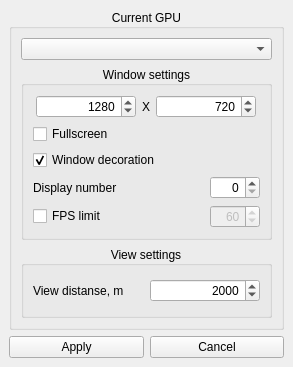
<?xml version="1.0" encoding="UTF-8"?>
<ui version="4.0">
 <class>GraphSettingsWindow</class>
 <widget class="QMainWindow" name="GraphSettingsWindow">
  <property name="windowModality">
   <enum>Qt::WindowModal</enum>
  </property>
  <property name="geometry">
   <rect>
    <x>0</x>
    <y>0</y>
    <width>293</width>
    <height>367</height>
   </rect>
  </property>
  <property name="sizePolicy">
   <sizepolicy hsizetype="Fixed" vsizetype="Fixed">
    <horstretch>0</horstretch>
    <verstretch>0</verstretch>
   </sizepolicy>
  </property>
  <property name="windowTitle">
   <string>Graphics settings</string>
  </property>
  <widget class="QWidget" name="centralwidget">
   <layout class="QVBoxLayout" name="verticalLayout_5">
    <item>
     <layout class="QVBoxLayout" name="verticalLayout" stretch="0,0">
      <item>
       <widget class="QGroupBox" name="groupBox">
        <property name="title">
         <string>Current GPU</string>
        </property>
        <property name="alignment">
         <set>Qt::AlignCenter</set>
        </property>
        <layout class="QVBoxLayout" name="verticalLayout_2">
         <item>
          <widget class="QComboBox" name="cbListGPU">
           <property name="editable">
            <bool>false</bool>
           </property>
          </widget>
         </item>
         <item>
          <widget class="QGroupBox" name="groupBox_2">
           <property name="title">
            <string>Window settings</string>
           </property>
           <property name="alignment">
            <set>Qt::AlignCenter</set>
           </property>
           <layout class="QVBoxLayout" name="verticalLayout_3">
            <item>
             <layout class="QHBoxLayout" name="horizontalLayout">
              <item>
               <spacer name="horizontalSpacer">
                <property name="orientation">
                 <enum>Qt::Horizontal</enum>
                </property>
                <property name="sizeHint" stdset="0">
                 <size>
                  <width>40</width>
                  <height>20</height>
                 </size>
                </property>
               </spacer>
              </item>
              <item>
               <widget class="QSpinBox" name="sbWindowWidth">
                <property name="minimumSize">
                 <size>
                  <width>100</width>
                  <height>0</height>
                 </size>
                </property>
                <property name="maximumSize">
                 <size>
                  <width>100</width>
                  <height>16777215</height>
                 </size>
                </property>
                <property name="alignment">
                 <set>Qt::AlignRight|Qt::AlignTrailing|Qt::AlignVCenter</set>
                </property>
                <property name="maximum">
                 <number>6880</number>
                </property>
                <property name="value">
                 <number>1280</number>
                </property>
               </widget>
              </item>
              <item>
               <widget class="QLabel" name="label">
                <property name="maximumSize">
                 <size>
                  <width>50</width>
                  <height>16777215</height>
                 </size>
                </property>
                <property name="text">
                 <string>X</string>
                </property>
                <property name="alignment">
                 <set>Qt::AlignCenter</set>
                </property>
               </widget>
              </item>
              <item>
               <widget class="QSpinBox" name="sbWindowHeight">
                <property name="minimumSize">
                 <size>
                  <width>100</width>
                  <height>0</height>
                 </size>
                </property>
                <property name="maximumSize">
                 <size>
                  <width>100</width>
                  <height>16777215</height>
                 </size>
                </property>
                <property name="alignment">
                 <set>Qt::AlignRight|Qt::AlignTrailing|Qt::AlignVCenter</set>
                </property>
                <property name="maximum">
                 <number>3870</number>
                </property>
                <property name="value">
                 <number>720</number>
                </property>
               </widget>
              </item>
              <item>
               <spacer name="horizontalSpacer_2">
                <property name="orientation">
                 <enum>Qt::Horizontal</enum>
                </property>
                <property name="sizeHint" stdset="0">
                 <size>
                  <width>40</width>
                  <height>20</height>
                 </size>
                </property>
               </spacer>
              </item>
             </layout>
            </item>
            <item>
             <widget class="QCheckBox" name="cbFullScreenMode">
              <property name="text">
               <string>Fullscreen</string>
              </property>
             </widget>
            </item>
            <item>
             <widget class="QCheckBox" name="cbWindowDecoration">
              <property name="text">
               <string>Window decoration</string>
              </property>
              <property name="checked">
               <bool>true</bool>
              </property>
             </widget>
            </item>
            <item>
             <layout class="QHBoxLayout" name="horizontalLayout_2">
              <item>
               <widget class="QLabel" name="label_2">
                <property name="text">
                 <string>Display number</string>
                </property>
               </widget>
              </item>
              <item>
               <widget class="QSpinBox" name="sbDisplayNumber">
                <property name="minimumSize">
                 <size>
                  <width>50</width>
                  <height>0</height>
                 </size>
                </property>
                <property name="maximumSize">
                 <size>
                  <width>50</width>
                  <height>16777215</height>
                 </size>
                </property>
                <property name="alignment">
                 <set>Qt::AlignRight|Qt::AlignTrailing|Qt::AlignVCenter</set>
                </property>
                <property name="maximum">
                 <number>100</number>
                </property>
               </widget>
              </item>
             </layout>
            </item>
            <item>
             <layout class="QHBoxLayout" name="horizontalLayout_3">
              <item>
               <widget class="QCheckBox" name="cbLimitFPS">
                <property name="text">
                 <string>FPS limit</string>
                </property>
               </widget>
              </item>
              <item>
               <widget class="QSpinBox" name="sbMaxFPS">
                <property name="enabled">
                 <bool>false</bool>
                </property>
                <property name="minimumSize">
                 <size>
                  <width>50</width>
                  <height>0</height>
                 </size>
                </property>
                <property name="maximumSize">
                 <size>
                  <width>50</width>
                  <height>16777215</height>
                 </size>
                </property>
                <property name="alignment">
                 <set>Qt::AlignRight|Qt::AlignTrailing|Qt::AlignVCenter</set>
                </property>
                <property name="maximum">
                 <number>1000</number>
                </property>
                <property name="singleStep">
                 <number>10</number>
                </property>
                <property name="value">
                 <number>60</number>
                </property>
               </widget>
              </item>
             </layout>
            </item>
           </layout>
          </widget>
         </item>
         <item>
          <widget class="QGroupBox" name="groupBox_3">
           <property name="title">
            <string>View settings</string>
           </property>
           <property name="alignment">
            <set>Qt::AlignCenter</set>
           </property>
           <layout class="QVBoxLayout" name="verticalLayout_4">
            <item>
             <layout class="QHBoxLayout" name="horizontalLayout_4">
              <item>
               <widget class="QLabel" name="label_3">
                <property name="text">
                 <string>View distanse, m</string>
                </property>
               </widget>
              </item>
              <item>
               <widget class="QSpinBox" name="spinBox">
                <property name="alignment">
                 <set>Qt::AlignRight|Qt::AlignTrailing|Qt::AlignVCenter</set>
                </property>
                <property name="maximum">
                 <number>100000</number>
                </property>
                <property name="singleStep">
                 <number>100</number>
                </property>
                <property name="value">
                 <number>2000</number>
                </property>
               </widget>
              </item>
             </layout>
            </item>
           </layout>
          </widget>
         </item>
        </layout>
       </widget>
      </item>
      <item>
       <layout class="QHBoxLayout" name="horizontalLayout_5">
        <item>
         <widget class="QPushButton" name="pbGraphApply">
          <property name="text">
           <string>Apply</string>
          </property>
         </widget>
        </item>
        <item>
         <widget class="QPushButton" name="pbGraphCancel">
          <property name="text">
           <string>Cancel</string>
          </property>
         </widget>
        </item>
       </layout>
      </item>
     </layout>
    </item>
   </layout>
  </widget>
 </widget>
 <resources/>
 <connections/>
</ui>
